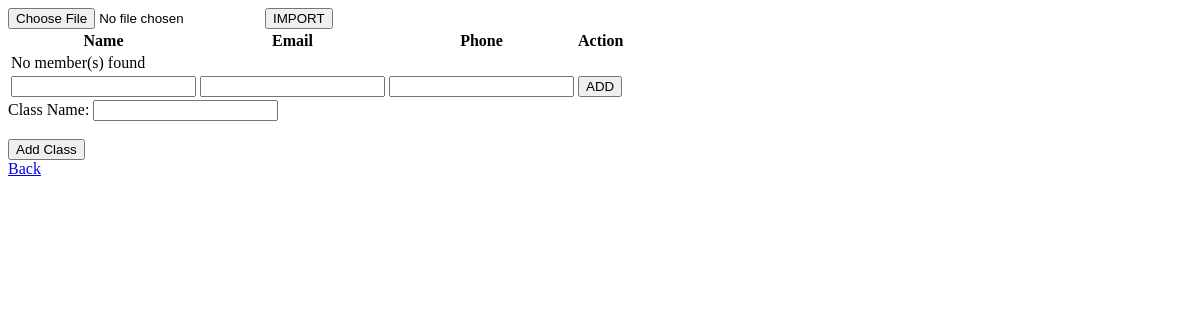
The page /addstudent.php on the database as committed earlier.
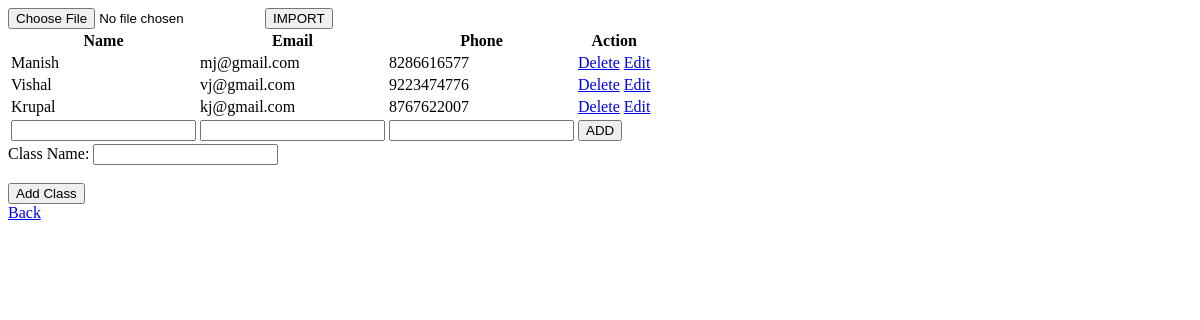
The same page on the database as committed later.
### tables this page shows
CREATE TABLE `temp_data` (
  `temp_id` int(11) NOT NULL,
  `name` varchar(100) NOT NULL,
  `email` varchar(100) NOT NULL,
  `phone` varchar(100) NOT NULL,
  `teacher_id` int(11) NOT NULL
);

### addstudent.php (the view, shortened to what this page needs)
<?php
include 'dbConfig.php';
?>
<!DOCTYPE html>
<html lang="en">
<body>
    <form action="importData.php" method="post" enctype="multipart/form-data" id="importFrm">
        <input type="file" name="file" />
        <input type="submit" name="importSubmit" value="IMPORT">
    </form>
    <table>
        <thead>
            <tr>
                <th>Name</th>
                <th>Email</th>
                <th>Phone</th>
                <th>Action</th>
            </tr>
        </thead>
        <tbody>
            <?php
                $query = $db->query("SELECT * FROM temp_data ORDER BY temp_id DESC");
                if($query->num_rows > 0){
                    while($row = $query->fetch_assoc()){
            ?>
            <tr>
                <td><?php echo $row['name']; ?></td>
                <td><?php echo $row['email']; ?></td>
                <td><?php echo $row['phone']; ?></td>
                <td><a href="addstudent.php?temp_id=<?php echo $row['temp_id']; ?>">Delete</a>
                <a href="Edit.php">Edit</a></td>
            </tr>
            <?php } }
                else{ ?>
            <tr><td colspan="5">No member(s) found</td></tr>
            <?php } ?>
            <form action="addstudent.php" method="post">
                <tr>
                    <td><input type="text" name="name1"></td>
                    <td><input type="text" name="email1"></td>
                    <td><input type="text" name="phone1"></td>
                    <td><input type="submit" value="ADD"></td>
                </tr>
            </form>
        </tbody>
    </table>
    <form action="addstudent.php" method="post">
        Class Name: <input type="text" name="cname">
        <br><br><input type="submit" name="submit" value="Add Class">
        <br><a href="Authenticate/home.php">Back</a>
    </form>
</body>
</html>

Rows that differ between the two databases and show on the page:
added temp_data: name "Manish", email "mj@gmail.com", phone "8286616577"
added temp_data: name "Vishal", email "vj@gmail.com", phone "9223474776"
added temp_data: name "Krupal", email "kj@gmail.com", phone "8767622007"
Other text that changed with them:
text no longer shown: "No member(s) found"
